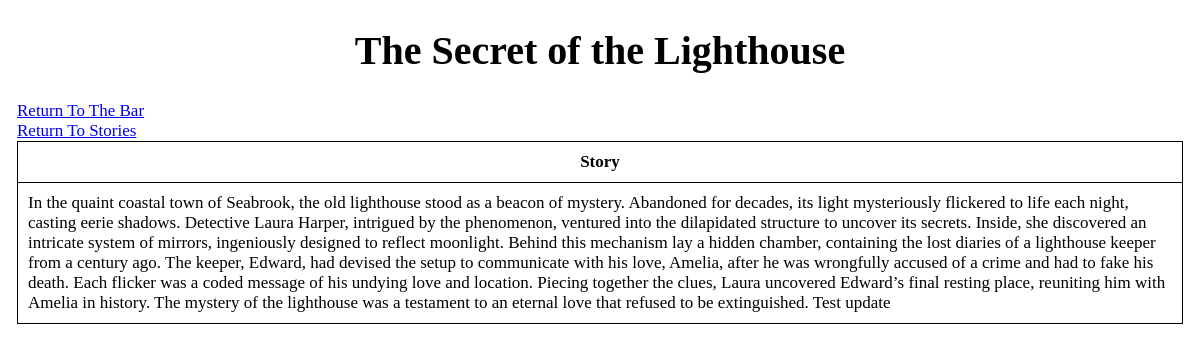
/viewstory/1, run on the app's committed database.
### main.py (models this page shows, shortened)
class NewStory(db.Model):
    id = db.Column(db.Integer, primary_key=True)
    title = db.Column(db.String(200), nullable=False)
    genre = db.Column(db.String(200), nullable=True)
    content = db.Column(db.Text, nullable=False)
    date_created = db.Column(db.DateTime, default=datetime.utcnow)
    author_id = db.Column(db.Integer, db.ForeignKey('user.id'), nullable=False)
    current_version_id = db.Column(db.Integer, db.ForeignKey('new_version.id'), nullable=True)
    __table_args__ = (
        ForeignKeyConstraint(['author_id'], ['user.id'], name='fk_new_story_author_id'),
        ForeignKeyConstraint(['current_version_id'], ['new_version.id'], name='fk_new_story_current_version_id')
    )
    current_version = db.relationship('NewVersion', foreign_keys=[current_version_id], post_update=True)
    versions = db.relationship('NewVersion', backref='story', lazy=True, foreign_keys='NewVersion.story_id')

### main.py (the view)
@app.route('/viewstory/<int:id>', methods=['GET'])
def view_story(id):
    story = NewStory.query.get_or_404(id)
    return render_template('view_story.html', story=story, current_user=current_user)

### templates/view_story.html (shortened to what this page needs)
{% extends 'base.html' %}
{% block body %}
<div class="content">
	<h1 style="text-align: center;">{{ story.title }}</h1>
	<div>
		<a href="/" class="button">Return To The Bar</a>
	</div>
	<div>
		<a href="/story_db/" class="button">Return To Stories</a>
	</div>
	<table class="center">
		<tr>
			<th>Story</th>
		</tr>
		<tr>
			<td>{{ story.content }}</td>
		</tr>
	</table>
</div>
{% endblock %}

### static/css/main.css (style rules this page uses)
body { margin: 17px; font-family: consolas; font-size: 17px; }
h1 { font-size: 40px; color: black; text-align: center; }
table, th, td { border: 1px solid black; border-collapse: collapse; font-family: consolas; }
th { padding: 10px; text-align: center; vertical-align: middle; font-family: consolas; }
td { padding: 10px; text-align: left; vertical-align: middle; font-family: consolas; }
.center { margin-left: auto; margin-right: auto; }

### data on the page
NewStory: title "The Secret of the Lighthouse", content "In the quaint coastal town of Seabrook, the old lighthouse stood as a beacon of mystery. Abandoned for decades, its light mysteriously flickered to life each night, casting eerie shadows. Detective Laura Harper, intrigued by the phenomenon, ventured into the dilapidated structure to uncover its secrets. Inside, she discovered an intricate system of mirrors, ingeniously designed to reflect moonlight. Behind this mechanism lay a hidden chamber, containing the lost diaries of a lighthouse keeper from a century ago. The keeper, Edward, had devised the setup to communicate with his love, Amelia, after he was wrongfully accused of a crime and had to fake his death. Each flicker was a coded…"
